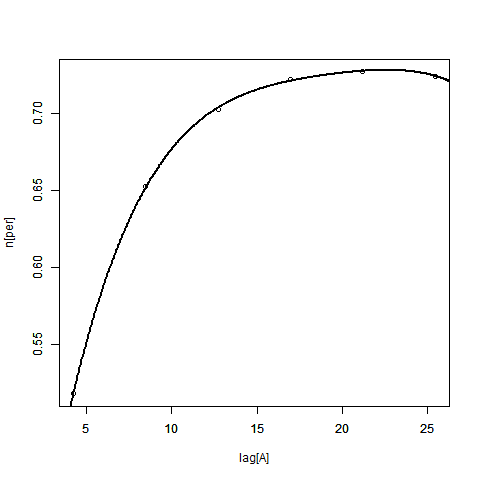

Write the R code that produced this figure.
#入出力の設定
file.in <- "01_b_Iag-n.csv"
file.out <- "01_b_Iag-n.png"

#ファイルの読み込み
box <- read.csv(file.in,header=T)

#グラフ作成
#lab <- strsplit(colnames(box),"\n")
plot(box[,1],box[,2],xlab="Iag[A]",ylab="n[per]")

#解析
#box.lm<-lm(box[,2]~box[,1],,box)

x <- box[,1]
y <- box[,2]
f <- y ~ a*x^4 + b*x^3 + c*x^2 + d*x +e
obj <- nls(f, start = c(a = 0, b= 0, c = 0, d = 0, e = 0))
df <- data.frame(x = seq(-10, 30, length = 1000))
yy <- predict(obj, df)

#近似曲線の追加
par(new = T)
plot(df$x, yy, type = "l", lwd = 2,
     xlim = range(x), ylim = range(y), xlab = "", ylab = "")

#凡例等の加算

#画像出力
dev.copy(png,file.out)
dev.off()
